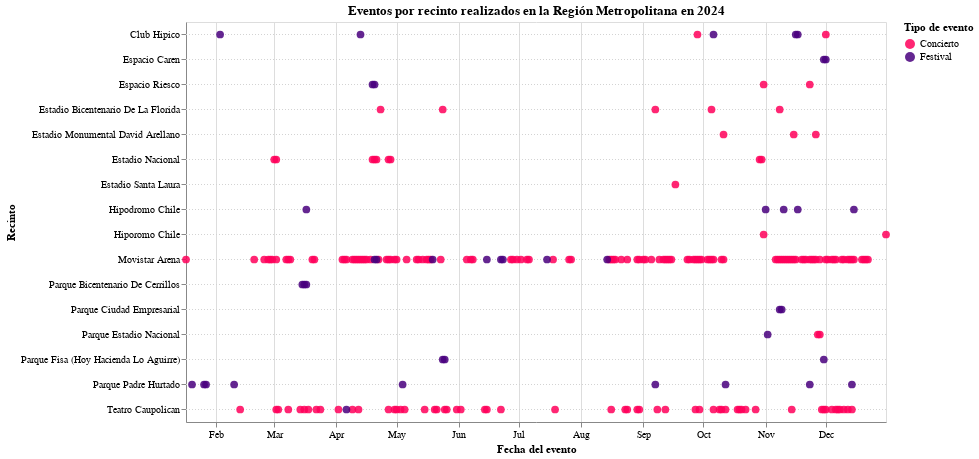

This figure's Vega-Lite source:
### Vega-Lite specification from a JSON file in a GitHub repository (floating-point values rounded to 4 significant figures; data arrays with more than 128 entries replaced by an {"elided": "..."} marker saying what was removed)
{"config": {"view": {"continuousWidth": 300, "continuousHeight": 300}}, "layer": [{"mark": {"type": "rule", "color": "lightgray", "strokeDash": [1, 2]}, "encoding": {"y": {"field": "Recinto", "type": "nominal"}}, "name": "view_5"}, {"mark": {"type": "circle", "opacity": 0.85, "size": 60}, "encoding": {"color": {"field": "Tipo_evento", "legend": {"title": "Tipo de evento"}, "scale": {"domain": ["Concierto", "Festival"], "range": ["#FF005B", "#49007E"]}, "type": "nominal"}, "tooltip": [{"field": "Tipo_evento", "title": "Tipo", "type": "nominal"}, {"field": "Nombre_evento", "title": "Evento", "type": "nominal"}, {"field": "Recinto", "title": "Recinto", "type": "nominal"}, {"field": "Fecha", "title": "Fecha", "type": "temporal"}], "x": {"axis": {"format": "%b", "tickCount": "month"}, "field": "Fecha", "title": "Fecha del evento", "type": "temporal"}, "y": {"field": "Recinto", "title": "Recinto", "type": "nominal"}}}], "data": {"name": "data-5fb318a5c4f345c7a39e79db68040e80"}, "height": 400, "params": [{"name": "param_5", "select": {"type": "interval", "encodings": ["x", "y"]}, "bind": "scales", "views": ["view_5"]}], "title": "Eventos por recinto realizados en la Región Metropolitana en 2024", "width": 700, "$schema": "https://vega.github.io/schema/vega-lite/v5.20.1.json", "datasets": {"data-5fb318a5c4f345c7a39e79db68040e80": {"elided": "238 records"}}}
